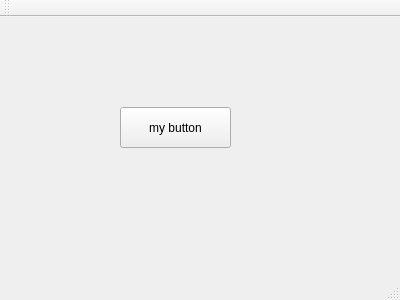
<?xml version="1.0" encoding="UTF-8"?>
<ui version="4.0">
 <class>MainWindow</class>
 <widget class="QMainWindow" name="MainWindow">
  <property name="geometry">
   <rect>
    <x>0</x>
    <y>0</y>
    <width>400</width>
    <height>300</height>
   </rect>
  </property>
  <property name="windowTitle">
   <string>MainWindow</string>
  </property>
  <widget class="QWidget" name="centralWidget">
   <widget class="QPushButton" name="pushButton">
    <property name="geometry">
     <rect>
      <x>120</x>
      <y>90</y>
      <width>111</width>
      <height>41</height>
     </rect>
    </property>
    <property name="text">
     <string>my button</string>
    </property>
   </widget>
  </widget>
  <widget class="QMenuBar" name="menuBar">
   <property name="geometry">
    <rect>
     <x>0</x>
     <y>0</y>
     <width>400</width>
     <height>20</height>
    </rect>
   </property>
  </widget>
  <widget class="QToolBar" name="mainToolBar">
   <attribute name="toolBarArea">
    <enum>TopToolBarArea</enum>
   </attribute>
   <attribute name="toolBarBreak">
    <bool>false</bool>
   </attribute>
  </widget>
  <widget class="QStatusBar" name="statusBar"/>
 </widget>
 <layoutdefault spacing="6" margin="11"/>
 <resources/>
 <connections/>
</ui>
